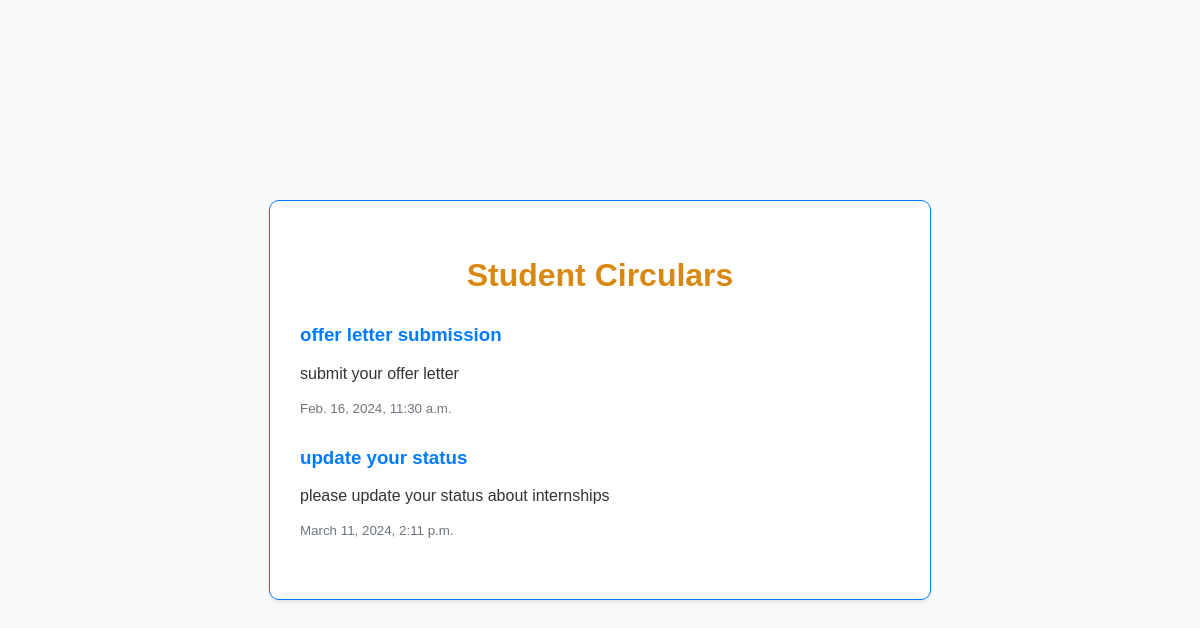
/student-circulars/, run on the app's committed database.
### Intern_Portal/models.py (models this page shows, shortened)
class Circular(models.Model):
    subject = models.CharField(max_length=100)
    message = models.TextField()
    created_at = models.DateTimeField(auto_now_add=True)

### Intern_Portal/views.py (the view)
# urls.py: path('student-circulars/', views.display_circulars, name='display_circulars'),
def display_circulars(request):
    all_circulars = Circular.objects.all()
    context = {'all_circulars': all_circulars}
    return render(request, "dashboard.html", context)

### Intern_Portal/Templates/dashboard.html (shortened to what this page needs)
<!DOCTYPE html>
<html lang="en">
<head>
</head>
<body>
<div class="message-box">
    <h2 style="color:#d98911;">Student Circulars</h2>
    <ul>
        {% for circular in all_circulars %}
            <li>
                <h3><strong>{{ circular.subject }}</strong></h3>
                <p>{{ circular.message }}</p>
                <small>{{ circular.created_at }}</small>
            </li>
        {% endfor %}
    </ul>
</div>
</body>
</html>

### Intern_Portal/Templates/dashboard.html (style rules this page uses)
:root { --primary-color: #007bff; --secondary-color: #6c757d; --text-color: #333; --font-size-h1: 2rem; --font-size-h2: 1.5rem; --font-size-li: 1rem; }
body { font-family: Arial, sans-serif; color: var(--text-color); margin: 0; padding: 0; display: flex; justify-content: center; align-items: center; height: 100vh; background-color: #f8f9fa; }
.message-box { background-color: #fff; border: 1px solid var(--primary-color); border-radius: 10px; box-shadow: 0 2px 4px rgba(0, 0, 0, 0.1); padding: 30px; max-width: 600px; width: 100%; animation: fadeIn 0.5s ease-out; }
h2 { font-size: var(--font-size-h1); color: var(--primary-color); margin-bottom: 30px; text-align: center; }
ul { list-style: none; padding: 0; margin: 0; }
li { font-size: var(--font-size-li); margin-bottom: 30px; animation: slideIn 0.5s ease; }
strong { color: var(--primary-color); }
small { color: var(--secondary-color); }

### data on the page
Circular: subject "offer letter submission", message "submit your offer letter", created_at "Feb. 16, 2024, 11:30 a.m."
Circular: subject "update your status", message "please update your status about internships", created_at "March 11, 2024, 2:11 p.m."
